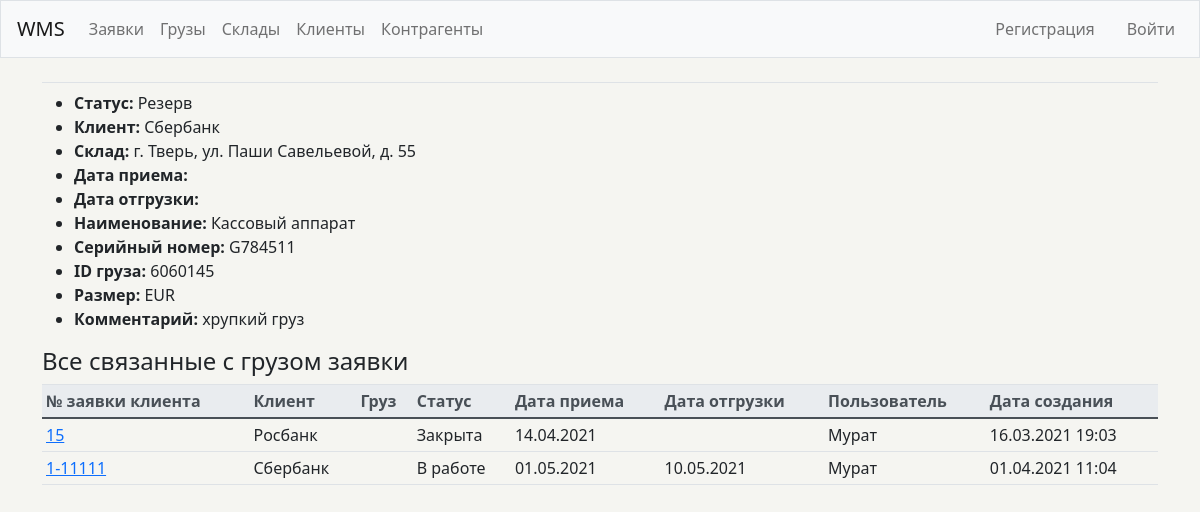
The page /atms/17/ on the database its author committed.
### wms/models.py (models this page shows, shortened)
class Atm(models.Model):
    status = models.CharField(
        max_length=10,
        choices=Status.choices,
        default=Status.in_reserve,
    )
    client = models.ForeignKey(Client, on_delete=models.SET_NULL, null=True)
    storage = models.ForeignKey(Storage, on_delete=models.SET_NULL, null=True)
    name = models.CharField(max_length=200)
    serial_num = models.CharField(max_length=200)
    atm_id = models.CharField(max_length=200, blank=True, null=True)
    size = models.CharField(
        max_length=10,
        choices=Size.choices,
        default=Size.EUR,
    )
    commentary = models.CharField(max_length=200, blank=True, null=True)

class Client(models.Model):
    name = models.CharField(max_length=200)
    pub_date = models.DateTimeField('date published', auto_now_add=True)
    def __str__(self):
        return self.name

class Storage(models.Model):
    contractor = models.ForeignKey(Contractor, on_delete=models.SET_NULL, null=True)
    address = models.CharField(max_length=200)
    rate_pallet = models.DecimalField(max_digits=9999, decimal_places=2, null=True)
    rate_oversize_pallet = models.DecimalField(max_digits=9999, decimal_places=2, null=True)
    rate_volume = models.DecimalField(max_digits=9999, decimal_places=2, null=True)
    rate_in = models.DecimalField(max_digits=9999, decimal_places=2, null=True)
    rate_out = models.DecimalField(max_digits=9999, decimal_places=2, null=True)
    rate_oversize_in = models.DecimalField(max_digits=9999, decimal_places=2, null=True)
    rate_oversize_out = models.DecimalField(max_digits=9999, decimal_places=2, null=True)
    def __str__(self):
        return self.address

class OrderItem(models.Model):
    atm = models.ForeignKey(Atm, on_delete=models.SET_NULL, null=True)
    order = models.ForeignKey(Order, on_delete=models.SET_NULL, null=True)
    date_added = models.DateTimeField(auto_now_add=True)

class Order(models.Model):
    logistic_order = models.CharField(max_length=200)
    client = models.ForeignKey(Client, on_delete=models.SET_NULL, blank=True, null=True)
    customer = models.ForeignKey(Customer, on_delete=models.SET_NULL, blank=True, null=True)
    storage = models.ForeignKey(Storage, on_delete=models.SET_NULL, null=True)
    status = models.CharField(
        max_length=10,
        choices=OrderStatus.choices,
        default=OrderStatus.draft,
    )
    date_in = models.DateField('Дата приема', blank=True, null=True)
    date_out = models.DateField('Дата отгрузки', blank=True, null=True)
    driver = models.CharField(max_length=200, blank=True, null=True)
    driver_car = models.CharField(max_length=200, blank=True, null=True)
    storage_order = models.CharField(max_length=200, blank=True, null=True)
    date_created = models.DateTimeField('date published', auto_now_add=True)

class Customer(models.Model):
    user = models.ForeignKey(User, on_delete=models.SET_NULL, null=True)
    name = models.CharField(max_length=200, blank=True)
    post = models.CharField(max_length=200, blank=True)
    phone = models.CharField(max_length=200, blank=True)
    email = models.CharField(max_length=200, blank=True)
    profile_pic = models.CharField(max_length=200, blank=True)
    date_created = models.DateTimeField('date published', auto_now_add=True)
    def __str__(self):
        return self.name

### wms/views.py (the view)
# urls.py: path('atms/<int:atm_id>/', views.atm, name='atm'),
def atm(request, atm_id):
    atm = Atm.objects.get(id=atm_id)
    items = OrderItem.objects.filter(atm=atm)
    context = {'atm': atm, 'items': items}
    return render(request, 'wms/atm.html', context)

### wms/templates/wms/atm.html (shortened to what this page needs)
{% extends "wms/base.html" %}
{% block content %}
<ul>
  <li scope="col"><b>Статус:</b> {{ atm.status }}</li>
  <li scope="col"><b>Клиент:</b> {{ atm.client }}</li>
  <li scope="col"><b>Склад:</b> {{ atm.storage }}</li>
  <li scope="col"><b>Дата приема:</b> {{ atm.date_in|date:'d.m.Y' }}</li>
  <li scope="col"><b>Дата отгрузки:</b> {{ atm.date_out|date:'d.m.Y' }}</li>
  <li scope="col"><b>Наименование:</b> {{ atm.name }}</li>
  <li scope="col"><b>Серийный номер:</b> {{ atm.serial_num }}</li>
  <li scope="col"><b>ID груза:</b> {{ atm.atm_id }}</li>
  <li scope="col"><b>Размер:</b> {{ atm.size }}</li>
  <li scope="col"><b>Комментарий:</b> {{ atm.commentary }}</li>
</ul>
<h4>Все связанные с грузом заявки</h4>
<table class="table table-hover table-sm">
  <thead class="thead-light">
    <tr>
      <th scope="col">№ заявки клиента</th>
      <th scope="col">Клиент</th>
      <th scope="col">Груз</th>
      <th scope="col">Статус</th>
      <th scope="col">Дата приема</th>
      <th scope="col">Дата отгрузки</th>
      <th scope="col">Пользователь</th>
      <th scope="col">Дата создания</th>
    </tr>
  </thead>
  <tbody>
    {% for item in items %}
      <tr>
        {% if item.order.id != None %}
        <td>
          <a href="{% url 'wms:order' item.order.id %}">{{ item.order.logistic_order }}</a>
        </td>
        {% else %}
        <td>{{ item.order.logistic_order }}</td>
        {% endif %}
        <td>{{ item.order.client }}</td>
        <td>{{ item.order.atm }}</td>
        <td>{{ item.order.status }}</td>
        <td>{{ item.order.date_in|date:'d.m.Y' }}</td>
        <td>{{ item.order.date_out|date:'d.m.Y' }}</td>
        <td>{{ item.order.customer }}</td>
        <td>{{ item.order.date_created|date:'d.m.Y H:m' }}</td>
    {% empty %}
      <tr>
        <td>Не добавлено ни одной заявки. Добавьте первую заявку.</td>
      </tr>
    {% endfor %}
  </tbody>
</table>
{% endblock content %}

### rows shown on the page
Atm: status "Резерв", client "Сбербанк", storage "г. Тверь, ул. Паши Савельевой, д. 55", name "Кассовый аппарат", serial_num "G784511", atm_id "6060145", size "EUR", commentary "хрупкий груз"
OrderItem: order.logistic_order "15", order.client "Росбанк", order.status "Закрыта", order.date_in "14.04.2021", order.customer "Мурат", order.date_created "16.03.2021 19:03"
OrderItem: order.logistic_order "1-11111", order.client "Сбербанк", order.status "В работе", order.date_in "01.05.2021", order.date_out "10.05.2021", order.customer "Мурат", order.date_created "01.04.2021 11:04"
